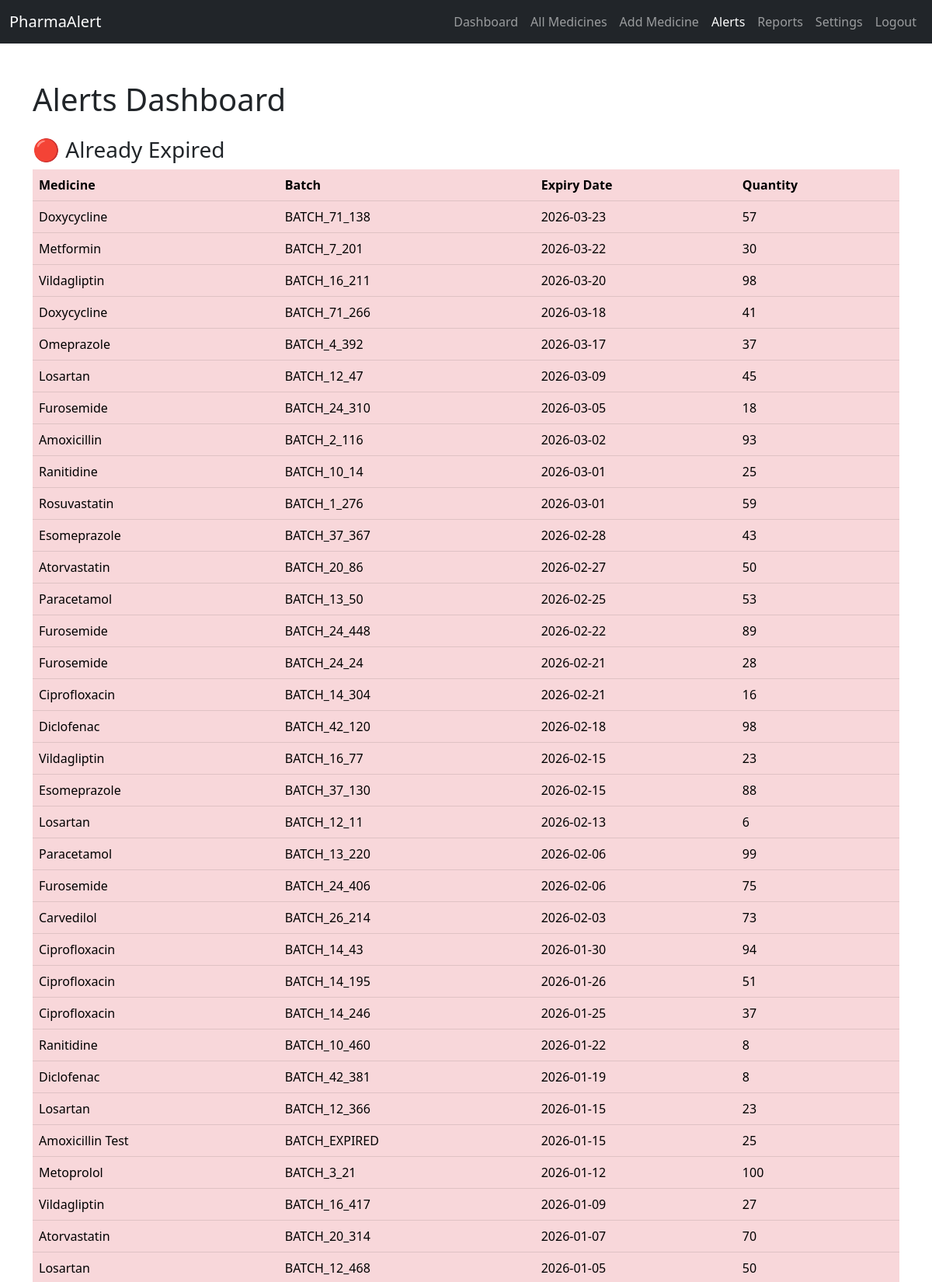
Page /alerts (signed in, upper part) on the committed database.
### tables this page shows
CREATE TABLE batches (
        id INTEGER PRIMARY KEY AUTOINCREMENT,
        medicine_id INTEGER NOT NULL,
        batch_number TEXT NOT NULL,
        expiry_date DATE NOT NULL,
        quantity INTEGER NOT NULL,
        created_at TIMESTAMP DEFAULT CURRENT_TIMESTAMP,
        updated_at TIMESTAMP DEFAULT CURRENT_TIMESTAMP,
        FOREIGN KEY (medicine_id) REFERENCES medicines(id),
        UNIQUE(medicine_id, batch_number)
    );

CREATE TABLE medicines (
        id INTEGER PRIMARY KEY AUTOINCREMENT,
        name TEXT UNIQUE NOT NULL,
        category TEXT,
        low_stock_threshold INTEGER DEFAULT 50,
        created_at TIMESTAMP DEFAULT CURRENT_TIMESTAMP,
        updated_at TIMESTAMP DEFAULT CURRENT_TIMESTAMP
    );

### app.py (the view)
@app.route("/alerts")
@login_required
def alerts():
    near_expiry = get_near_expiry_medicines()
    low_stock = get_low_stock_medicines()
    expired = get_expired_medicines()
    return render_template("alerts.html", near_expiry=near_expiry, low_stock=low_stock, expired=expired)

### app.py (called while the page is built)
@login_manager.user_loader
def load_user(user_id):
    return get_user_by_id(int(user_id))

### auth.py (called while the page is built)
def get_user_by_id(user_id):
    conn = sqlite3.connect(DB_PATH)
    conn.row_factory = sqlite3.Row
    cursor = conn.cursor()
    cursor.execute("SELECT * FROM users WHERE id = ?", (user_id,))
    row = cursor.fetchone()
    conn.close()
    if row:
        return User(row["id"], row["username"], row["role"])
    return None

### operations.py (called while the page is built)
def get_db():
    conn = sqlite3.connect(DB_PATH)
    conn.row_factory = sqlite3.Row
    return conn

def get_near_expiry_medicines(lead_days=180):
    conn = get_db()
    cursor = conn.cursor()
    from datetime import timedelta
    threshold = (datetime.today() + timedelta(days=lead_days)).strftime('%Y-%m-%d')
    cursor.execute("""
        SELECT m.id, m.name, b.id as batch_id, b.batch_number, b.expiry_date, b.quantity
        FROM medicines m
        JOIN batches b ON m.id = b.medicine_id
        WHERE b.expiry_date <= ? AND b.quantity > 0
        ORDER BY b.expiry_date ASC
    """, (threshold,))
    rows = cursor.fetchall()
    conn.close()
    return [dict(row) for row in rows]

def get_low_stock_medicines():
    conn = get_db()
    cursor = conn.cursor()
    cursor.execute("""
        SELECT m.id, m.name, m.low_stock_threshold,
               COALESCE(SUM(b.quantity), 0) as total_stock
        FROM medicines m
        LEFT JOIN batches b ON m.id = b.medicine_id
        GROUP BY m.id
        HAVING total_stock < low_stock_threshold
        ORDER BY total_stock ASC
    """)
    rows = cursor.fetchall()
    conn.close()
    return [dict(row) for row in rows]

def get_expired_medicines():
    conn = get_db()
    cursor = conn.cursor()
    cursor.execute("""
        SELECT m.id, m.name, b.id as batch_id, b.batch_number, b.expiry_date, b.quantity
        FROM medicines m
        JOIN batches b ON m.id = b.medicine_id
        WHERE b.expiry_date < DATE('now') AND b.quantity > 0
        ORDER BY b.expiry_date DESC
    """)
    rows = cursor.fetchall()
    conn.close()
    return [dict(row) for row in rows]

### templates/alerts.html (shortened to what this page needs)
<!DOCTYPE html>
<html lang="en">
<head>
    <link href="https://cdn.jsdelivr.net/npm/bootstrap@5.3.0/dist/css/bootstrap.min.css" rel="stylesheet">
</head>
<body>
<nav class="navbar navbar-expand-lg navbar-dark bg-dark">
    <div class="container-fluid">
        <a class="navbar-brand" href="/">PharmaAlert</a>
        <div class="collapse navbar-collapse" id="navbarNav">
            <ul class="navbar-nav ms-auto">
                <li class="nav-item"><a class="nav-link" href="/dashboard">Dashboard</a></li>
                <li class="nav-item"><a class="nav-link" href="/medicines">All Medicines</a></li>
                <li class="nav-item"><a class="nav-link" href="/add-medicine">Add Medicine</a></li>
                <li class="nav-item"><a class="nav-link active" href="/alerts">Alerts</a></li>
                <li class="nav-item"><a class="nav-link" href="/reports">Reports</a></li>
                <li class="nav-item"><a class="nav-link" href="/settings">Settings</a></li>
                <li class="nav-item"><a class="nav-link" href="/logout">Logout</a></li>
            </ul>
        </div>
    </div>
</nav>
<div class="container mt-5">
    <h1>Alerts Dashboard</h1>
    <h3 class="mt-4">🔴 Already Expired</h3>
    {% if expired %}
    <table class="table table-danger">
        <thead>
            <tr>
                <th>Medicine</th>
                <th>Batch</th>
                <th>Expiry Date</th>
                <th>Quantity</th>
            </tr>
        </thead>
        <tbody>
            {% for item in expired %}
            <tr>
                <td>{{ item.name }}</td>
                <td>{{ item.batch_number }}</td>
                <td>{{ item.expiry_date }}</td>
                <td>{{ item.quantity }}</td>
            </tr>
            {% endfor %}
        </tbody>
    </table>
    {% else %}
    <p class="text-success">✓ No expired medicines!</p>
    {% endif %}
</div>
</body>
</html>

### rows in the picture
batches: name "Doxycycline", batch_number "BATCH_71_138", expiry_date "2026-03-23", quantity "57"
batches: name "Metformin", batch_number "BATCH_7_201", expiry_date "2026-03-22", quantity "30"
batches: name "Vildagliptin", batch_number "BATCH_16_211", expiry_date "2026-03-20", quantity "98"
batches: name "Doxycycline", batch_number "BATCH_71_266", expiry_date "2026-03-18", quantity "41"
batches: name "Omeprazole", batch_number "BATCH_4_392", expiry_date "2026-03-17", quantity "37"
batches: name "Losartan", batch_number "BATCH_12_47", expiry_date "2026-03-09", quantity "45"
batches: name "Furosemide", batch_number "BATCH_24_310", expiry_date "2026-03-05", quantity "18"
batches: name "Amoxicillin", batch_number "BATCH_2_116", expiry_date "2026-03-02", quantity "93"
batches: name "Ranitidine", batch_number "BATCH_10_14", expiry_date "2026-03-01", quantity "25"
batches: name "Rosuvastatin", batch_number "BATCH_1_276", expiry_date "2026-03-01", quantity "59"
batches: name "Esomeprazole", batch_number "BATCH_37_367", expiry_date "2026-02-28", quantity "43"
batches: name "Atorvastatin", batch_number "BATCH_20_86", expiry_date "2026-02-27", quantity "50"
batches: name "Paracetamol", batch_number "BATCH_13_50", expiry_date "2026-02-25", quantity "53"
batches: name "Furosemide", batch_number "BATCH_24_448", expiry_date "2026-02-22", quantity "89"
batches: name "Furosemide", batch_number "BATCH_24_24", expiry_date "2026-02-21", quantity "28"
batches: name "Ciprofloxacin", batch_number "BATCH_14_304", expiry_date "2026-02-21", quantity "16"
batches: name "Diclofenac", batch_number "BATCH_42_120", expiry_date "2026-02-18", quantity "98"
batches: name "Vildagliptin", batch_number "BATCH_16_77", expiry_date "2026-02-15", quantity "23"
batches: name "Esomeprazole", batch_number "BATCH_37_130", expiry_date "2026-02-15", quantity "88"
batches: name "Losartan", batch_number "BATCH_12_11", expiry_date "2026-02-13", quantity "6"
batches: name "Paracetamol", batch_number "BATCH_13_220", expiry_date "2026-02-06", quantity "99"
batches: name "Furosemide", batch_number "BATCH_24_406", expiry_date "2026-02-06", quantity "75"
batches: name "Carvedilol", batch_number "BATCH_26_214", expiry_date "2026-02-03", quantity "73"
batches: name "Ciprofloxacin", batch_number "BATCH_14_43", expiry_date "2026-01-30", quantity "94"
batches: name "Ciprofloxacin", batch_number "BATCH_14_195", expiry_date "2026-01-26", quantity "51"
batches: name "Ciprofloxacin", batch_number "BATCH_14_246", expiry_date "2026-01-25", quantity "37"
batches: name "Ranitidine", batch_number "BATCH_10_460", expiry_date "2026-01-22", quantity "8"
batches: name "Diclofenac", batch_number "BATCH_42_381", expiry_date "2026-01-19", quantity "8"
batches: name "Losartan", batch_number "BATCH_12_366", expiry_date "2026-01-15", quantity "23"
batches: name "Amoxicillin Test", batch_number "BATCH_EXPIRED", expiry_date "2026-01-15", quantity "25"
batches: name "Metoprolol", batch_number "BATCH_3_21", expiry_date "2026-01-12", quantity "100"
batches: name "Vildagliptin", batch_number "BATCH_16_417", expiry_date "2026-01-09", quantity "27"
batches: name "Atorvastatin", batch_number "BATCH_20_314", expiry_date "2026-01-07", quantity "70"
batches: name "Losartan", batch_number "BATCH_12_468", expiry_date "2026-01-05", quantity "50"
